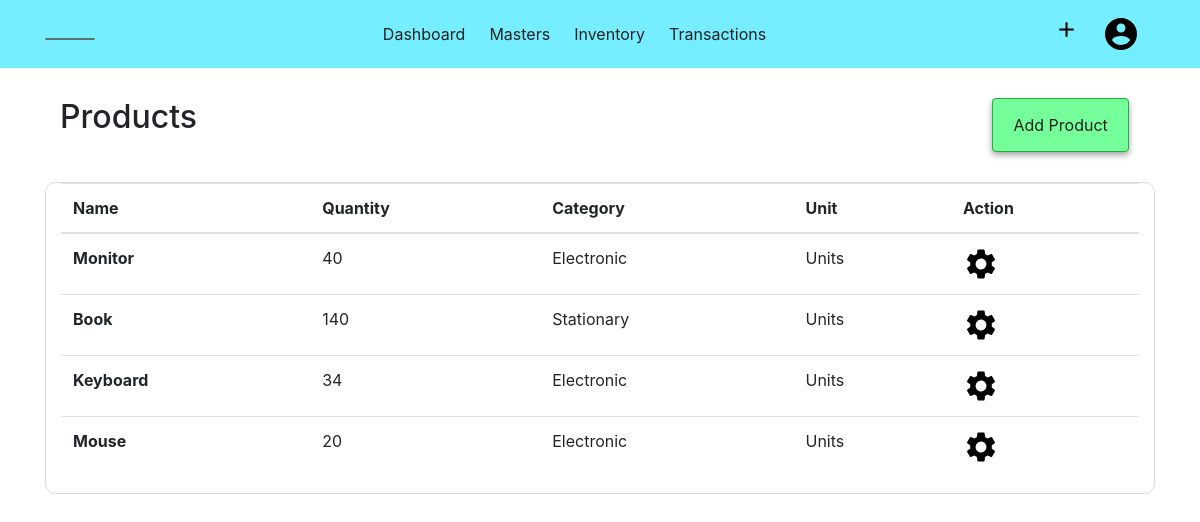
Page /product (signed in) on the earlier database version.
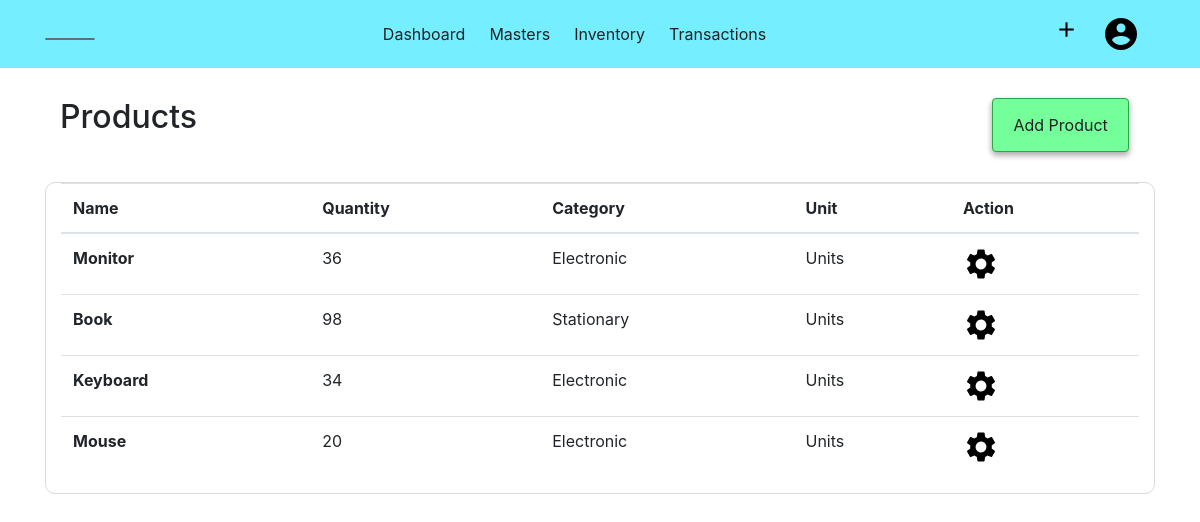
Same page on the later database version.
### acsystem/models.py (models this page shows, shortened)
class Product(db.Model):
    id = db.Column(db.Integer, primary_key=True)
    name = db.Column(db.String(40), nullable=False)
    category = db.Column(db.Integer, db.ForeignKey('productcategory.id', ondelete="CASCADE"), nullable=False)
    categoryname = db.Column(db.String(40))
    unit = db.Column(db.Integer, db.ForeignKey('unit.id'), nullable=False)
    unitname = db.Column(db.String(10))
    quantity = db.Column(db.Integer, default=0)
    rate = db.Column(db.Integer)
    salesprice = db.Column(db.Integer)
    company_id = db.Column(db.Integer, db.ForeignKey('company.id', ondelete="CASCADE"), nullable=False)

### acsystem/product/routes.py (the view)
@products.route("/product")
@login_required
def product():
    if current_user.activecompany == 0:
        flash(f"No Company is Activated! ","warning")
        return redirect(url_for('company.companies'))
    productlist = Product.query.filter_by(company_id = current_user.activecompany).all()
    return render_template('producttemplate/products.html', title="Products", productlist = productlist);

### acsystem/models.py (called while the page is built)
@login_manager.user_loader
def load_user(user_id):
    return User.query.get(int(user_id))

### acsystem/templates/producttemplate/products.html
{% extends "layout.html"%}
{% block content %}
<div class="container">
    <div class="container-fluid">
        <h2 class="float-left">Products</h2>
        <ul class="nav justify-content-end">
            <li class="btn btn-success float-right">
                <a class="nav-link" href="{{ url_for('products.addproduct') }}">Add Product</a>
            </li>
        </ul>
    </div>
    <div class="container-fluid" style="border:1px solid rgb(218, 218, 218); border-radius:10px;">
        <table class="table table-hover">
            <thead>
                <tr>
                    <th scope="col">Name</th>
                    <th scope="col">Quantity</th>
                    <th scope="col">Category</th>
                    <th scope="col">Unit</th>
                    <th scope="col">Action</th>
                </tr>
            </thead>
            <tbody>
                {% for product in productlist %}
                <tr>
                    <th scope="row">{{product.name }}</th>
                    <td>{{ product.quantity }}</td>
                    <td>{{ product.categoryname }}</td>
                    <td>{{ product.unitname }}</td>
                    <td>
                        <a href="{{ url_for('products.productdetail', product_id = product.id) }}">
                        <img src="{{ url_for('static',filename='images/setting.png') }}" alt="Setting">
                        </a>
                    </td>
                {% endfor %}
            </tbody>
        </table>
    </div>
</div>
{% endblock content %}

Differences in the rows shown:
changed Product "Monitor": quantity "40" → "36"
changed Product "Book": quantity "140" → "98"
